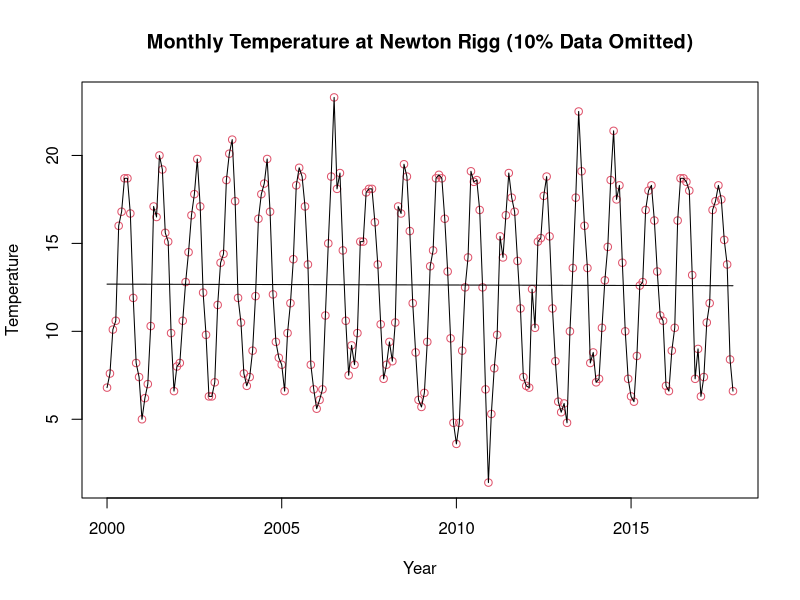
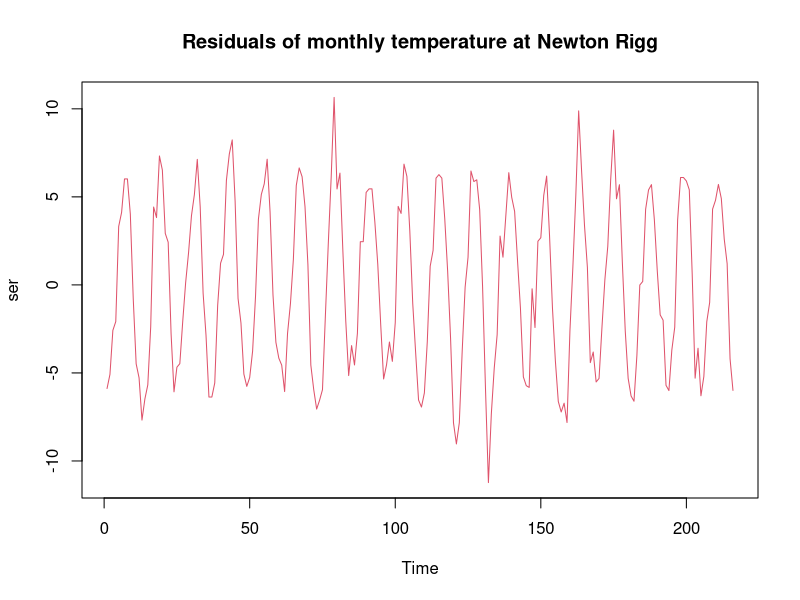
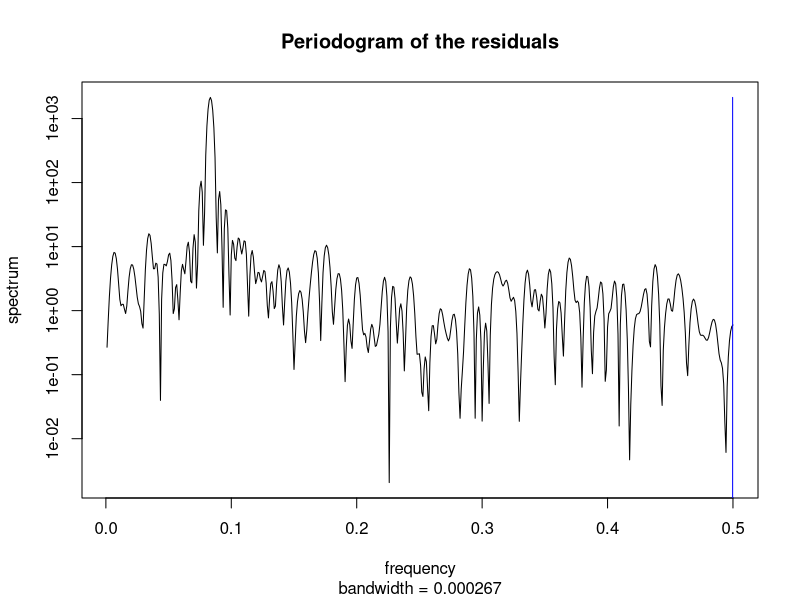
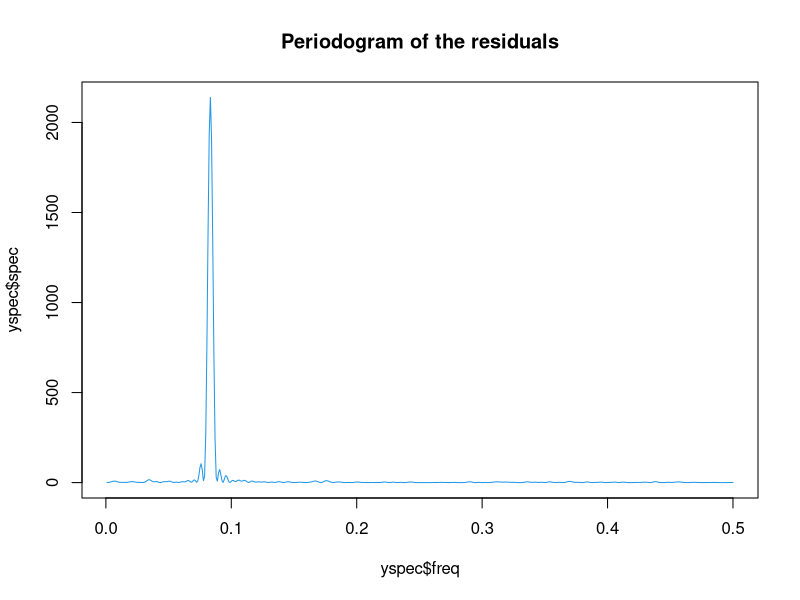
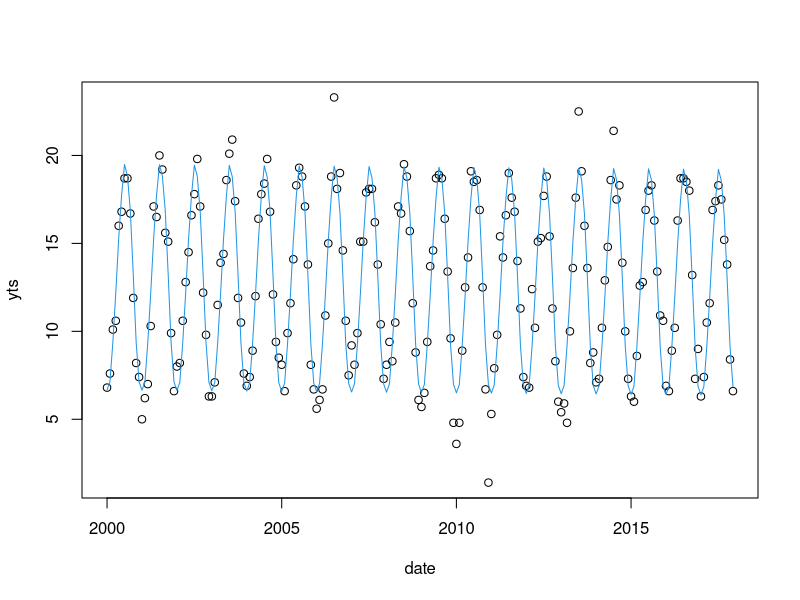
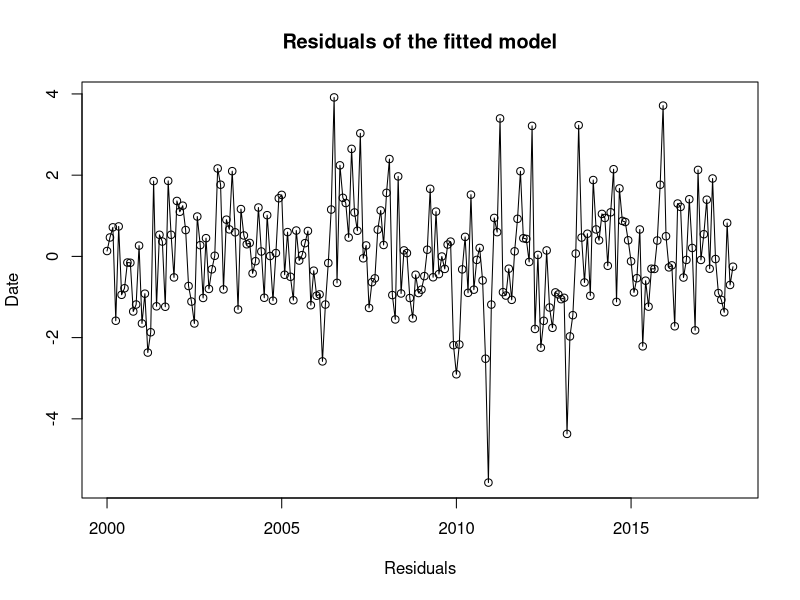
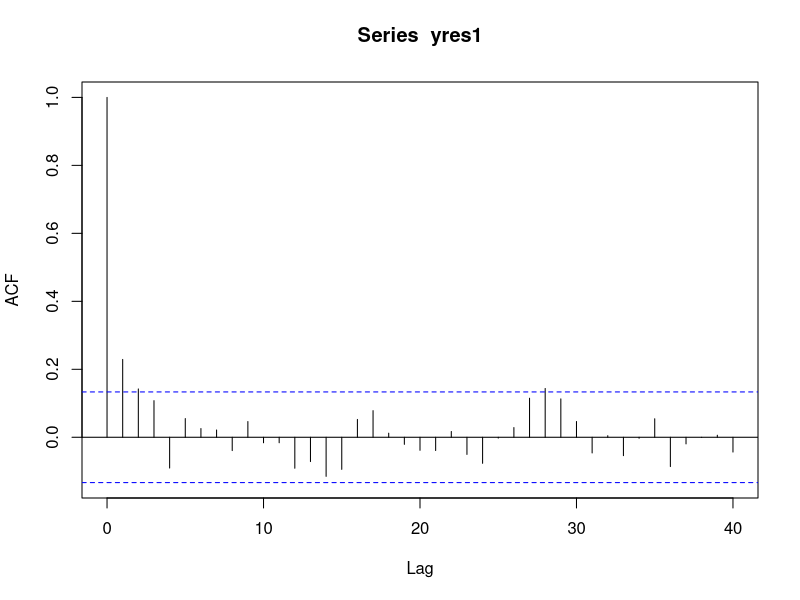
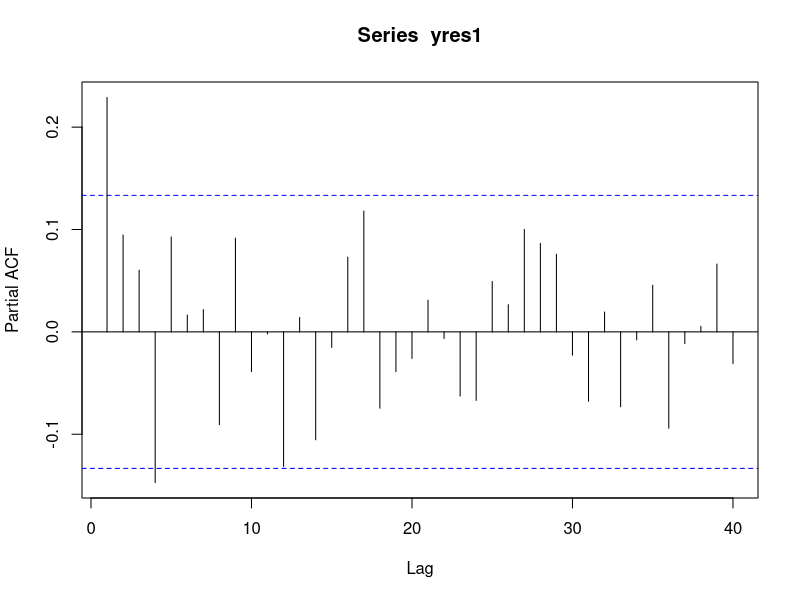

Source code (R) for these figures, in order: (Note: this script raises an error after producing the figures.)
#-----------------------------------------------------------------------------------------------------------------------------------------------------------

## A time series analysis of monthly temperatures from Newton Rigg weather station

#-----------------------------------------------------------------------------------------------------------------------------------------------------------

#-----------------------------------------------------------------------------------------------------------------------------------------------------------
## Section 1: Initial plot ----
#-----------------------------------------------------------------------------------------------------------------------------------------------------------

y <- scan('CumbriaTempMonthly.txt', skip=2, nlines=240)
y
date1 <- seq(2000, 2019+11/12, 1/12)
yts <- ts(y[1:216]) #Holding back 24 data values for forecasting.
date <- seq(2000, 2017+11/12, 1/12) #2017 due to data held back.
plot(date, yts, main = "Monthly Temperature at Newton Rigg (10% Data Omitted)", type = 'p', col = 2, xlab = "Year", ylab = "Temperature")
lines(date, yts)
n <- length(yts)
time <- seq(1:n)
ymod1 <- lm(yts~time)
yfit1 <- ymod1$fitted
lines(date, yfit1)

#-----------------------------------------------------------------------------------------------------------------------------------------------------------
## Section 2: Residuals of linear regression ----
#-----------------------------------------------------------------------------------------------------------------------------------------------------------

yres1 <- ymod1$residuals
ser <- ts(yres1)
plot(ser, main = "Residuals of monthly temperature at Newton Rigg", type = 'l', col = 2) #Notice x scale change

#-----------------------------------------------------------------------------------------------------------------------------------------------------------
## Section 3: Periodogram of residuals ----
#-----------------------------------------------------------------------------------------------------------------------------------------------------------

yspec <- spec.pgram(ser, pad = 4, main = "Periodogram of the residuals")
plot(yspec$freq, yspec$spec, type = 'l', col = 4, main = "Periodogram of the residuals") #Large peak at 1/12= 0.9=08333

#-----------------------------------------------------------------------------------------------------------------------------------------------------------
## Section 4: Seasonal regression ----
#-----------------------------------------------------------------------------------------------------------------------------------------------------------

time <- seq(1:n)
month <- c(rep(seq(1:12), 18))
fmonth <- as.factor(month)
ymod1 <- lm(yts~time+fmonth)
summary(ymod1) 
yfit1 <- ymod1$fitted
plot(date, yts, type = 'p')
lines(date, yfit1, col = 4) #Good fit
yres1 <- ymod1$residuals
plot(date, yres1, main = "Residuals of the fitted model", xlab = "Residuals", ylab = "Date")
lines(date, yres1) #Stationary.
acf(yres1, lag.max = 40) #MA(4)
pacf(yres1, lag.max = 40)
yspec <- spec.pgram(yres1, pad = 4, main = "Raw periodogram of residuals of seasonal regression")
plot(yspec$freq, yspec$spec, type = 'l', main = "Periodogram of residuals of seasonal regression")
p <- rep(0, 10)
for (i in 1:10){
  p[i] <- Box.test(yres3, i, type = "Ljung-Box")$p.value
}
p.min <- 0.05 #level of significance
plot(p, ylim = c(0, 1), main = "P-values for Ljung-box statistic", xlab = "lag", ylab = "p-value")
abline(h = p.min, col = 4, lty =2)

#-----------------------------------------------------------------------------------------------------------------------------------------------------------
## Section 5: Harmonic regression ----
#-----------------------------------------------------------------------------------------------------------------------------------------------------------

ymod2 <- lm(yts~time + cos(2*pi*time/12) + sin(2*pi*time/12))
summary(ymod2)
yfit2 <- ymod2$fitted
plot(date, yts, main = "Newton Rigg temperature with fitted model")
lines(date, yfit2, col =4)

#-----------------------------------------------------------------------------------------------------------------------------------------------------------
## Section 6: Residuals of harmonic regression ----
#-----------------------------------------------------------------------------------------------------------------------------------------------------------

yres2 <- ymod2$residuals
ts.plot(ymod2$res, main = "Residuals of harmonic regression") # Small x scale

#-----------------------------------------------------------------------------------------------------------------------------------------------------------
## Section 7: Periodogram of residuals ----
#-----------------------------------------------------------------------------------------------------------------------------------------------------------

yspec <- spec.pgram(yres2, pad = 4, main = "Raw periodogram of residuals of harmonic regression")
plot(yspec$freq, yspec$spec, type = 'l', main = "Periodogram of residuals of harmonic regression") # A small x scale again, which shows good fit.

#-----------------------------------------------------------------------------------------------------------------------------------------------------------
## Section 8: ACF and PACF of residuals ----
#-----------------------------------------------------------------------------------------------------------------------------------------------------------

acf(yres2, lag.max = 20, main = "ACF of Residuals") # MA(1)?
pacf(yres2, lag.max = 20, main = "PACF of Residuals", ylim = c(-0.5, 1))

#-----------------------------------------------------------------------------------------------------------------------------------------------------------
## Section 9: Ljung-box statistics ----
#-----------------------------------------------------------------------------------------------------------------------------------------------------------

p <- rep(0, 10)
for (i in 1:10){
  p[i] <- Box.test(yres2, i, type = "Ljung-Box")$p.value
}
p.min <- 0.05 # Level of significance
plot(p, ylim = c(0, 1), main = "P-values for Ljung-box statistic", xlab = "lag", ylab = "p-value")
abline(h = p.min, col = 4, lty =2) # All below line

#-----------------------------------------------------------------------------------------------------------------------------------------------------------
## Section 10: Fitting a model ----
#-----------------------------------------------------------------------------------------------------------------------------------------------------------

ma4fit <- arima(yres2, order = c(0, 0, 4), include.mean = FALSE)
ma4fit # Standard errors quite large, ar1 is best for this.
tsdiag(ma4fit) # Higher p values compared to ma3, ar1 may be better.

#-----------------------------------------------------------------------------------------------------------------------------------------------------------
## Section 11: Residuals ----
#-----------------------------------------------------------------------------------------------------------------------------------------------------------

x <- residuals(ma4fit)
plot(date, x, main = "Residuals after MA fit") # Looks more like white noise.
lines(date, x)
acf(x, main = "ACF after MA fit", lag.max = 50)
pacf(x, main = "PACF after MA fit", lag.max = 50) # Both look like white noise.

#-----------------------------------------------------------------------------------------------------------------------------------------------------------
## Section 12: Ljung-box statistics of residuals ----
#-----------------------------------------------------------------------------------------------------------------------------------------------------------

p <- rep(0, 10)
for (i in 1:10){
  p[i] <- Box.test(x, i, type = "Ljung-Box")$p.value
}
p.min <- 0.05 # Level of significance.
plot(p, ylim = c(0, 1), main = "P-values for Ljung-box statistic", xlab = "lag", ylab = "p-value")
abline(h = p.min, col = 4, lty =2) # All high, note lag 4 on last few plots.


#-----------------------------------------------------------------------------------------------------------------------------------------------------------
## Section 13: Forecasting ----
#-----------------------------------------------------------------------------------------------------------------------------------------------------------

arpred <- predict(ma4fit, n.ahead = 30)
fcast <- arpred$pred
low <- fcast - 1.96*arpred$se
upp <- fcast + 1.96*arpred$se
## Plot ##
ts.plot(yres2, col = 1, xlim = c(0, n + 30), main = "Forecasting the MA(4) component")
lines(fcast, col = 2)
lines(low, lty = 3, col = 3)
lines(upp, lty = 3, col = 3)

#-----------------------------------------------------------------------------------------------------------------------------------------------------------
## Section 14: Forecasting the original data ----
#-----------------------------------------------------------------------------------------------------------------------------------------------------------

timef <- seq((n+1),(n+30))
coefficients(ymod2)
fts <- coefficients(ymod2)[1] + coefficients(ymod2)[2]*timef +
  coefficients(ymod2)[3]*cos(2*pi*timef/12) +
  coefficients(ymod2)[4]*sin(2*pi*timef/12) +
  fcast
date <- seq(2000, 2019 + 11/12, 1/12)
plot(yts, main="Monthly Temperature Forecast at Newton Rigg", col=1, xlim = c(0, n + 30), type = 'p')
lines(timef,fts,col=2)
points(seq((n+1),(n+24)),y[(n+1):(n+24)],col=1)

#-----------------------------------------------------------------------------------------------------------------------------------------------------------
## Section 15: Forecast uncertainty ----
#-----------------------------------------------------------------------------------------------------------------------------------------------------------

ftslow <- coefficients(ymod2)[1] + coefficients(ymod2)[2]*timef +
  coefficients(ymod2)[3]*cos(2*pi*timef/12) +
  coefficients(ymod2)[4]*sin(2*pi*timef/12) +
  low
ftshigh <- coefficients(ymod2)[1] + coefficients(ymod2)[2]*timef +
  coefficients(ymod2)[3]*cos(2*pi*timef/12) +
  coefficients(ymod2)[4]*sin(2*pi*timef/12) +
  upp
lines(timef,ftslow,col=3)
lines(timef,ftshigh,col=3)

# Zooming into the plot

timew <- seq((n-10), (n + 30))
plot(timew, y[timew], main = "Monthly Temperature Forecast at Newton Rigg", ylim = c(0, 25), ylab = "Temperature", xlab = "Time")
lines(yts)
lines(timef, fts, col = 2)
points(seq((n + 1), (n + 10)), y[(n + 1): (n + 10)], col = 1)
lines(timef, ftslow, col = 3)
lines(timef, ftshigh, col = 3)

# Uncertainty from the linear trend

ftslow2 <- coefficients(ymod2)[1] + 
  coefficients(ymod2)[2]*timef +
  -1.96*summary(ymod1)$coef[2,2]*seq(1,30) +
  coefficients(ymod2)[3]*cos(2*pi*timef/12) +
  coefficients(ymod2)[4]*sin(2*pi*timef/12) +
  low 
ftshigh2 <- coefficients(ymod2)[1] + 
  coefficients(ymod2)[2]*timef +
  +1.96*summary(ymod1)$coef[2,2]*seq(1,30) +
  coefficients(ymod2)[3]*cos(2*pi*timef/12) +
  coefficients(ymod2)[4]*sin(2*pi*timef/12) +
  upp
lines(timef,ftslow2,lty = 3, col=4)
lines(timef,ftshigh2,lty = 3, col=4)
lines(yts, col = 1)
